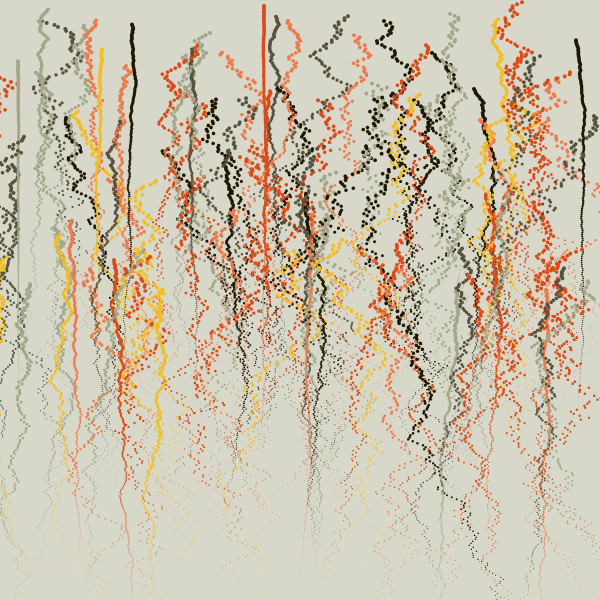
Frame 1 (no input)
Frame 2 (the mouse pressed at the canvas centre, redrawn once): identical to frame 1, image omitted

The Processing sketch that drew this single still picture (run headless with seeded random() and noise(); the mouse was pressed at the canvas centre and the sketch redrawn once):

// Processing sketch: sketch_01_10000Lines
// ── sketch_01_10000Lines.pde
DotLine[] dotArray;
color[] palette = { #A4A68A, #F2BE24, #57523E, #D94C1A, #ED7A4D, #1E1803 };

void setup() {
  size(600, 600);
  background(#D7D8C9);
  noLoop();
  noStroke();
  // pixelDensity(2);

  // Create the dots
  dotArray = new DotLine[100];

  for (int i = 0; i < dotArray.length; i++) {
    color col = randomColor(palette);
    float xpos = i * width/100;
    float ypos = height/4 + random(-height/4, height/4);
    float jitter = random(10);
    dotArray[i] = new DotLine(col, xpos, ypos, 4, jitter);
  }
}

void draw() {
  // Iterate the dot lines 1000 times
  for (int i = 0; i < dotArray.length; i++) {
    DotLine dot = dotArray[i];

    for (int j = 0; j < 1000; j++) {
      dot.draw();
      dot.jit();
    }
  }
}

class DotLine {
  color c;
  float xpos;
  float ypos;
  float size;
  float jitter;

  DotLine(color tempC, float tempXpos, float tempYpos, float tempSize, float tempJitter) {
    c = tempC;
    xpos = tempXpos;
    ypos = tempYpos;
    size = tempSize;
    jitter = tempJitter;
  }

  void draw() {
    fill(c);
    ellipse(xpos, ypos, size, size);
  }

  void jit() {
    xpos = xpos + random(-jitter, jitter);
    ypos = ypos + 2;
    size = size - 0.02;
    if (size <= 0) {
      size = 0;
    }
  }
}

color randomColor(color[] palette) {
  return palette[int(random(palette.length))];
}
